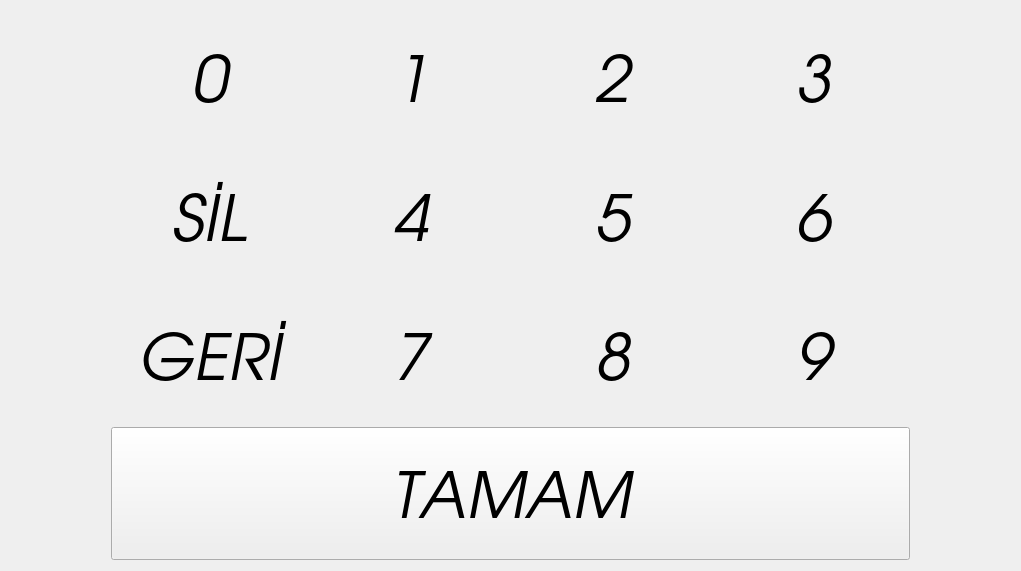
  <widget class="QWidget" name="layoutWidget">
   <property name="geometry">
    <rect>
     <x>20</x>
     <y>260</y>
     <width>1021</width>
     <height>571</height>
    </rect>
   </property>
   <layout class="QHBoxLayout" name="horizontalLayout">
    <item>
     <spacer name="horizontalSpacer">
      <property name="orientation">
       <enum>Qt::Horizontal</enum>
      </property>
      <property name="sizeType">
       <enum>QSizePolicy::Fixed</enum>
      </property>
      <property name="sizeHint" stdset="0">
       <size>
        <width>100</width>
        <height>20</height>
       </size>
      </property>
     </spacer>
    </item>
    <item>
     <layout class="QGridLayout" name="gridLayout">
      <item row="2" column="2">
       <widget class="QPushButton" name="pushButton_10">
        <property name="sizePolicy">
         <sizepolicy hsizetype="MinimumExpanding" vsizetype="MinimumExpanding">
          <horstretch>0</horstretch>
          <verstretch>0</verstretch>
         </sizepolicy>
        </property>
        <property name="font">
         <font>
          <family>URW Gothic L</family>
          <pointsize>48</pointsize>
          <weight>50</weight>
          <italic>true</italic>
          <bold>false</bold>
         </font>
        </property>
        <property name="mouseTracking">
         <bool>false</bool>
        </property>
        <property name="autoFillBackground">
         <bool>false</bool>
        </property>
        <property name="text">
         <string>8</string>
        </property>
        <property name="flat">
         <bool>true</bool>
        </property>
       </widget>
      </item>
      <item row="2" column="0">
       <widget class="QPushButton" name="btn_geri">
        <property name="sizePolicy">
         <sizepolicy hsizetype="MinimumExpanding" vsizetype="MinimumExpanding">
          <horstretch>0</horstretch>
          <verstretch>0</verstretch>
         </sizepolicy>
        </property>
        <property name="font">
         <font>
          <family>URW Gothic L</family>
          <pointsize>48</pointsize>
          <weight>50</weight>
          <italic>true</italic>
          <bold>false</bold>
         </font>
        </property>
        <property name="mouseTracking">
         <bool>false</bool>
        </property>
        <property name="autoFillBackground">
         <bool>false</bool>
        </property>
        <property name="text">
         <string>GERİ</string>
        </property>
        <property name="flat">
         <bool>true</bool>
        </property>
       </widget>
      </item>
      <item row="0" column="3">
       <widget class="QPushButton" name="pushButton_4">
        <property name="sizePolicy">
         <sizepolicy hsizetype="MinimumExpanding" vsizetype="MinimumExpanding">
          <horstretch>0</horstretch>
          <verstretch>0</verstretch>
         </sizepolicy>
        </property>
        <property name="font">
         <font>
          <family>URW Gothic L</family>
          <pointsize>48</pointsize>
          <weight>50</weight>
          <italic>true</italic>
          <bold>false</bold>
         </font>
        </property>
        <property name="mouseTracking">
         <bool>false</bool>
        </property>
        <property name="autoFillBackground">
         <bool>false</bool>
        </property>
        <property name="text">
         <string>3</string>
        </property>
        <property name="flat">
         <bool>true</bool>
        </property>
       </widget>
      </item>
      <item row="0" column="0">
       <widget class="QPushButton" name="pushButton">
        <property name="sizePolicy">
         <sizepolicy hsizetype="MinimumExpanding" vsizetype="MinimumExpanding">
          <horstretch>0</horstretch>
          <verstretch>0</verstretch>
         </sizepolicy>
        </property>
        <property name="font">
         <font>
          <family>URW Gothic L</family>
          <pointsize>48</pointsize>
          <weight>50</weight>
          <italic>true</italic>
          <bold>false</bold>
         </font>
        </property>
        <property name="mouseTracking">
         <bool>false</bool>
        </property>
        <property name="autoFillBackground">
         <bool>false</bool>
        </property>
        <property name="text">
         <string>0</string>
        </property>
        <property name="flat">
         <bool>true</bool>
        </property>
       </widget>
      </item>
      <item row="1" column="3">
       <widget class="QPushButton" name="pushButton_5">
        <property name="sizePolicy">
         <sizepolicy hsizetype="MinimumExpanding" vsizetype="MinimumExpanding">
          <horstretch>0</horstretch>
          <verstretch>0</verstretch>
         </sizepolicy>
        </property>
        <property name="font">
         <font>
          <family>URW Gothic L</family>
          <pointsize>48</pointsize>
          <weight>50</weight>
          <italic>true</italic>
          <bold>false</bold>
         </font>
        </property>
        <property name="mouseTracking">
         <bool>false</bool>
        </property>
        <property name="autoFillBackground">
         <bool>false</bool>
        </property>
        <property name="text">
         <string>6</string>
        </property>
        <property name="flat">
         <bool>true</bool>
        </property>
       </widget>
      </item>
      <item row="1" column="1">
       <widget class="QPushButton" name="pushButton_8">
        <property name="sizePolicy">
         <sizepolicy hsizetype="MinimumExpanding" vsizetype="MinimumExpanding">
          <horstretch>0</horstretch>
          <verstretch>0</verstretch>
         </sizepolicy>
        </property>
        <property name="font">
         <font>
          <family>URW Gothic L</family>
          <pointsize>48</pointsize>
          <weight>50</weight>
          <italic>true</italic>
          <bold>false</bold>
         </font>
        </property>
        <property name="mouseTracking">
         <bool>false</bool>
        </property>
        <property name="autoFillBackground">
         <bool>false</bool>
        </property>
        <property name="text">
         <string>4</string>
        </property>
        <property name="flat">
         <bool>true</bool>
        </property>
       </widget>
      </item>
      <item row="3" column="0" colspan="4">
       <widget class="QPushButton" name="btn_tamam">
        <property name="sizePolicy">
         <sizepolicy hsizetype="MinimumExpanding" vsizetype="MinimumExpanding">
          <horstretch>0</horstretch>
          <verstretch>0</verstretch>
         </sizepolicy>
        </property>
        <property name="font">
         <font>
          <family>URW Gothic L</family>
          <pointsize>48</pointsize>
          <weight>50</weight>
          <italic>true</italic>
          <bold>false</bold>
         </font>
        </property>
        <property name="text">
         <string>TAMAM</string>
        </property>
       </widget>
      </item>
      <item row="2" column="1">
       <widget class="QPushButton" name="pushButton_9">
        <property name="sizePolicy">
         <sizepolicy hsizetype="MinimumExpanding" vsizetype="MinimumExpanding">
          <horstretch>0</horstretch>
          <verstretch>0</verstretch>
         </sizepolicy>
        </property>
        <property name="font">
         <font>
          <family>URW Gothic L</family>
          <pointsize>48</pointsize>
          <weight>50</weight>
          <italic>true</italic>
          <bold>false</bold>
         </font>
        </property>
        <property name="mouseTracking">
         <bool>false</bool>
        </property>
        <property name="autoFillBackground">
         <bool>false</bool>
        </property>
        <property name="text">
         <string>7</string>
        </property>
        <property name="flat">
         <bool>true</bool>
        </property>
       </widget>
      </item>
      <item row="2" column="3">
       <widget class="QPushButton" name="pushButton_11">
        <property name="sizePolicy">
         <sizepolicy hsizetype="MinimumExpanding" vsizetype="MinimumExpanding">
          <horstretch>0</horstretch>
          <verstretch>0</verstretch>
         </sizepolicy>
        </property>
        <property name="font">
         <font>
          <family>URW Gothic L</family>
          <pointsize>48</pointsize>
          <weight>50</weight>
          <italic>true</italic>
          <bold>false</bold>
         </font>
        </property>
        <property name="mouseTracking">
         <bool>false</bool>
        </property>
        <property name="autoFillBackground">
         <bool>false</bool>
        </property>
        <property name="text">
         <string>9</string>
        </property>
        <property name="flat">
         <bool>true</bool>
        </property>
       </widget>
      </item>
      <item row="0" column="2">
       <widget class="QPushButton" name="pushButton_3">
        <property name="sizePolicy">
         <sizepolicy hsizetype="MinimumExpanding" vsizetype="MinimumExpanding">
          <horstretch>0</horstretch>
          <verstretch>0</verstretch>
         </sizepolicy>
        </property>
        <property name="font">
         <font>
          <family>URW Gothic L</family>
          <pointsize>48</pointsize>
          <weight>50</weight>
          <italic>true</italic>
          <bold>false</bold>
         </font>
        </property>
        <property name="mouseTracking">
         <bool>false</bool>
        </property>
        <property name="autoFillBackground">
         <bool>false</bool>
        </property>
        <property name="text">
         <string>2</string>
        </property>
        <property name="flat">
         <bool>true</bool>
        </property>
       </widget>
      </item>
      <item row="0" column="1">
       <widget class="QPushButton" name="pushButton_2">
        <property name="sizePolicy">
         <sizepolicy hsizetype="MinimumExpanding" vsizetype="MinimumExpanding">
          <horstretch>0</horstretch>
          <verstretch>0</verstretch>
         </sizepolicy>
        </property>
        <property name="font">
         <font>
          <family>URW Gothic L</family>
          <pointsize>48</pointsize>
          <weight>50</weight>
          <italic>true</italic>
          <bold>false</bold>
         </font>
        </property>
        <property name="mouseTracking">
         <bool>false</bool>
        </property>
        <property name="autoFillBackground">
         <bool>false</bool>
        </property>
        <property name="text">
         <string>1</string>
        </property>
        <property name="flat">
         <bool>true</bool>
        </property>
       </widget>
      </item>
      <item row="1" column="2">
       <widget class="QPushButton" name="pushButton_6">
        <property name="sizePolicy">
         <sizepolicy hsizetype="MinimumExpanding" vsizetype="MinimumExpanding">
          <horstretch>0</horstretch>
          <verstretch>0</verstretch>
         </sizepolicy>
        </property>
        <property name="font">
         <font>
          <family>URW Gothic L</family>
          <pointsize>48</pointsize>
          <weight>50</weight>
          <italic>true</italic>
          <bold>false</bold>
         </font>
        </property>
        <property name="mouseTracking">
         <bool>false</bool>
        </property>
        <property name="autoFillBackground">
         <bool>false</bool>
        </property>
        <property name="text">
         <string>5</string>
        </property>
        <property name="flat">
         <bool>true</bool>
        </property>
       </widget>
      </item>
      <item row="1" column="0">
       <widget class="QPushButton" name="pushButton_7">
        <property name="sizePolicy">
         <sizepolicy hsizetype="MinimumExpanding" vsizetype="MinimumExpanding">
          <horstretch>0</horstretch>
          <verstretch>0</verstretch>
         </sizepolicy>
        </property>
        <property name="font">
         <font>
          <family>URW Gothic L</family>
          <pointsize>48</pointsize>
          <weight>50</weight>
          <italic>true</italic>
          <bold>false</bold>
         </font>
        </property>
        <property name="mouseTracking">
         <bool>false</bool>
        </property>
        <property name="autoFillBackground">
         <bool>false</bool>
        </property>
        <property name="text">
         <string>SİL</string>
        </property>
        <property name="flat">
         <bool>true</bool>
        </property>
       </widget>
      </item>
     </layout>
    </item>
    <item>
     <spacer name="horizontalSpacer_2">
      <property name="orientation">
       <enum>Qt::Horizontal</enum>
      </property>
      <property name="sizeType">
       <enum>QSizePolicy::Fixed</enum>
      </property>
      <property name="sizeHint" stdset="0">
       <size>
        <width>100</width>
        <height>20</height>
       </size>
      </property>
     </spacer>
    </item>
   </layout>
  </widget>
